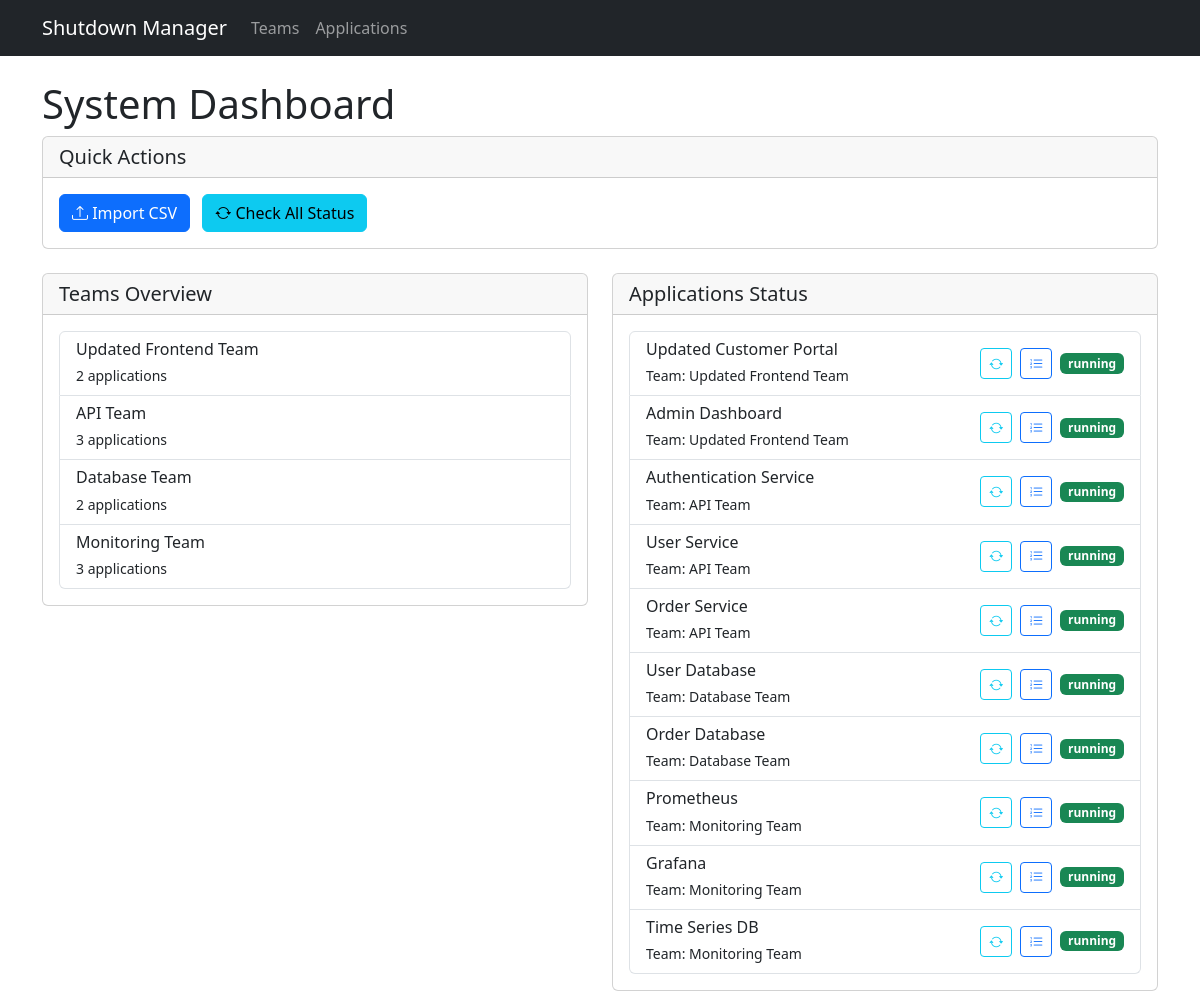
Before: / with the older database file.
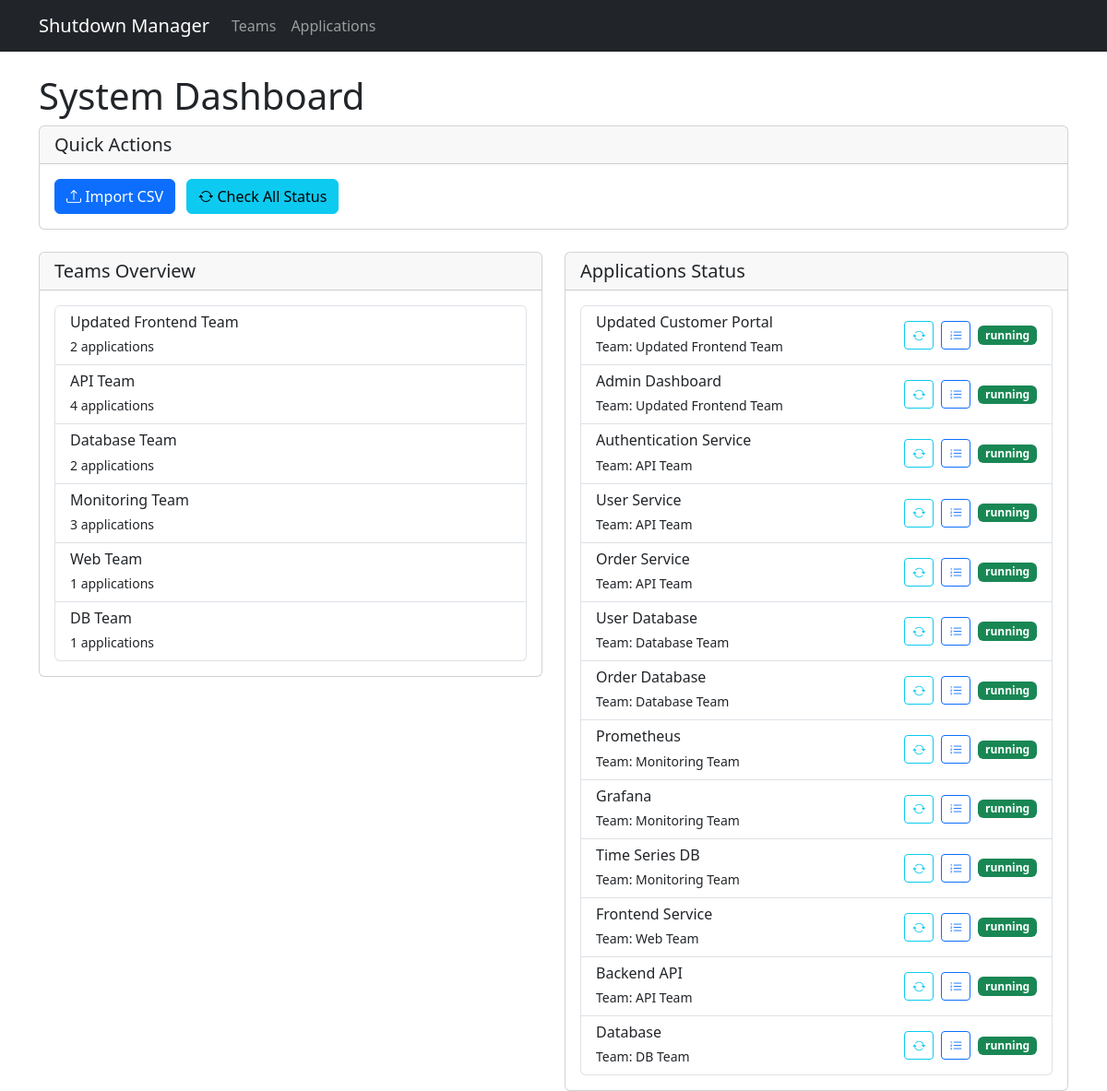
After: the same page with the newer database file.
### app/models.py (models this page shows)
class Team(db.Model):
    id = db.Column(db.Integer, primary_key=True)
    name = db.Column(db.String(100), nullable=False, unique=True)
    applications = db.relationship('Application', backref='team', lazy=True)

class Application(db.Model):
    id = db.Column(db.Integer, primary_key=True)
    name = db.Column(db.String(100), nullable=False)
    team_id = db.Column(db.Integer, db.ForeignKey('team.id'), nullable=False)
    host = db.Column(db.String(255), nullable=False)
    port = db.Column(db.Integer)
    webui_url = db.Column(db.String(255))
    db_host = db.Column(db.String(255))
    shutdown_order = db.Column(db.Integer, nullable=False)
    status = db.Column(db.String(50), default='running')
    last_checked = db.Column(db.DateTime, default=datetime.utcnow)
    dependencies = db.relationship('ApplicationDependency',
                                 foreign_keys='ApplicationDependency.application_id',
                                 backref='application', lazy=True)

### app/routes.py (the view)
@main.route('/')
def index():
    teams = Team.query.all()
    applications = Application.query.all()
    return render_template('index.html', teams=teams, applications=applications)

### app/templates/index.html (shortened to what this page needs)
{% extends "base.html" %}
{% block content %}
<div class="row">
    <div class="col-12">
        <h1>System Dashboard</h1>
        <div class="card mb-4">
            <div class="card-header">
                <h5 class="card-title mb-0">Quick Actions</h5>
            </div>
            <div class="card-body">
                <button class="btn btn-primary me-2" data-bs-toggle="modal" data-bs-target="#importModal">
                    <i class="bi bi-upload"></i> Import CSV
                </button>
                <button class="btn btn-info me-2" onclick="checkAllStatus()">
                    <i class="bi bi-arrow-repeat"></i> Check All Status
                </button>
            </div>
        </div>
    </div>
</div>
<div class="row">
    <div class="col-md-6">
        <div class="card">
            <div class="card-header">
                <h5 class="card-title mb-0">Teams Overview</h5>
            </div>
            <div class="card-body">
                <div class="list-group">
                    {% for team in teams %}
                    <div class="list-group-item">
                        <h6 class="mb-1">{{ team.name }}</h6>
                        <small>{{ team.applications|length }} applications</small>
                    </div>
                    {% endfor %}
                </div>
            </div>
        </div>
    </div>
    <div class="col-md-6">
        <div class="card">
            <div class="card-header d-flex justify-content-between align-items-center">
                <h5 class="card-title mb-0">Applications Status</h5>
            </div>
            <div class="card-body">
                <div class="list-group" id="applicationsList">
                    {% for app in applications %}
                    <div class="list-group-item" id="app-{{ app.id }}">
                        <div class="d-flex justify-content-between align-items-center">
                            <div>
                                <h6 class="mb-1">{{ app.name }}</h6>
                                <small>Team: {{ app.team.name }}</small>
                            </div>
                            <div class="d-flex align-items-center">
                                <button class="btn btn-sm btn-outline-info me-2" onclick="checkStatus({{ app.id }})">
                                    <i class="bi bi-arrow-repeat"></i>
                                </button>
                                <button class="btn btn-sm btn-outline-primary me-2" onclick="viewShutdownSequence({{ app.id }})">
                                    <i class="bi bi-list-ol"></i>
                                </button>
                                <span class="badge bg-{{ 'success' if app.status == 'running' else 'danger' }}">
                                    {{ app.status }}
                                </span>
                            </div>
                        </div>
                    </div>
                    {% endfor %}
                </div>
            </div>
        </div>
    </div>
</div>
{% endblock %}

### app/templates/base.html (shortened to what this page needs)
<!DOCTYPE html>
<html lang="en">
<head>
    <link href="https://cdn.jsdelivr.net/npm/bootstrap@5.3.0/dist/css/bootstrap.min.css" rel="stylesheet">
    <link href="https://cdn.jsdelivr.net/npm/bootstrap-icons@1.7.2/font/bootstrap-icons.css" rel="stylesheet">
</head>
<body>
    <nav class="navbar navbar-expand-lg navbar-dark bg-dark">
        <div class="container">
            <a class="navbar-brand" href="/">Shutdown Manager</a>
            <div class="collapse navbar-collapse" id="navbarNav">
                <ul class="navbar-nav">
                    <li class="nav-item">
                        <a class="nav-link" href="/teams">Teams</a>
                    </li>
                    <li class="nav-item">
                        <a class="nav-link" href="/applications">Applications</a>
                    </li>
                </ul>
            </div>
        </div>
    </nav>
    <div class="container mt-4">
        {% block content %}{% endblock %}
    </div>
</body>
</html>

Changed rows visible on the page:
computed for Team "API Team": applications|length "3" → "4"
added Team: name "Web Team", applications|length "1"
added Team: name "DB Team", applications|length "1"
added Application: name "Frontend Service", team.name "Web Team", status "running"
added Application: name "Backend API", team.name "API Team", status "running"
added Application: name "Database", team.name "DB Team", status "running"
